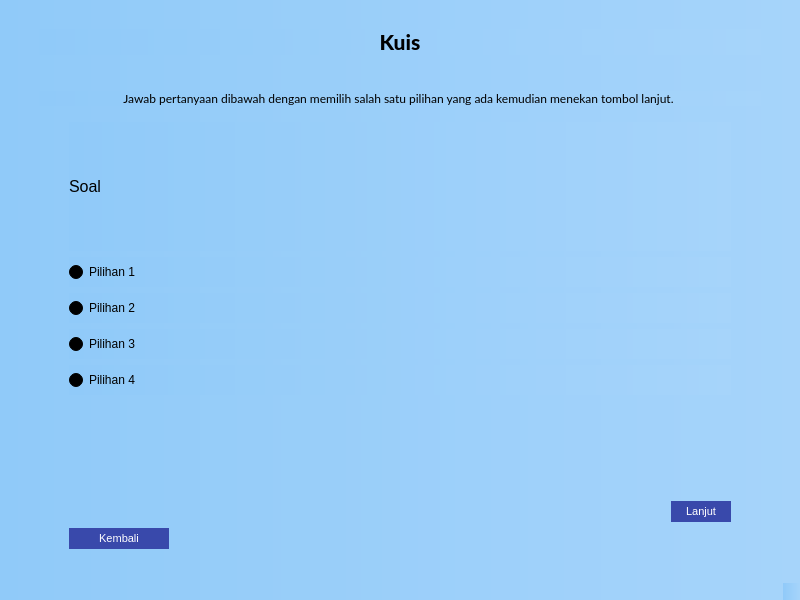
<?xml version="1.0" encoding="UTF-8"?>
<ui version="4.0">
 <class>hasil_detail</class>
 <widget class="QMainWindow" name="hasil_detail">
  <property name="geometry">
   <rect>
    <x>0</x>
    <y>0</y>
    <width>800</width>
    <height>600</height>
   </rect>
  </property>
  <property name="windowTitle">
   <string>Hasil Sniffing</string>
  </property>
  <property name="styleSheet">
   <string notr="true">background-color: qlineargradient(spread:pad, x1:0, y1:0, x2:1, y2:0, stop:0 #90caf9, stop:1 #a6d4fa);</string>
  </property>
  <widget class="QWidget" name="centralwidget">
   <layout class="QVBoxLayout" name="verticalLayout">
    <item>
     <layout class="QVBoxLayout" name="verticalLayout_2">
      <property name="leftMargin">
       <number>30</number>
      </property>
      <property name="topMargin">
       <number>20</number>
      </property>
      <property name="rightMargin">
       <number>30</number>
      </property>
      <item>
       <widget class="QLabel" name="label">
        <property name="sizePolicy">
         <sizepolicy hsizetype="Preferred" vsizetype="Fixed">
          <horstretch>0</horstretch>
          <verstretch>0</verstretch>
         </sizepolicy>
        </property>
        <property name="font">
         <font>
          <family>Lato Heavy</family>
          <pointsize>16</pointsize>
         </font>
        </property>
        <property name="text">
         <string>Kuis</string>
        </property>
        <property name="alignment">
         <set>Qt::AlignCenter</set>
        </property>
       </widget>
      </item>
      <item>
       <spacer name="verticalSpacer_2">
        <property name="orientation">
         <enum>Qt::Vertical</enum>
        </property>
        <property name="sizeType">
         <enum>QSizePolicy::Fixed</enum>
        </property>
        <property name="sizeHint" stdset="0">
         <size>
          <width>20</width>
          <height>30</height>
         </size>
        </property>
       </spacer>
      </item>
      <item>
       <widget class="QLabel" name="label_3">
        <property name="sizePolicy">
         <sizepolicy hsizetype="Preferred" vsizetype="Fixed">
          <horstretch>0</horstretch>
          <verstretch>0</verstretch>
         </sizepolicy>
        </property>
        <property name="font">
         <font>
          <family>Lato</family>
          <pointsize>9</pointsize>
         </font>
        </property>
        <property name="text">
         <string>Jawab pertanyaan dibawah dengan memilih salah satu pilihan yang ada kemudian menekan tombol lanjut. </string>
        </property>
        <property name="alignment">
         <set>Qt::AlignCenter</set>
        </property>
       </widget>
      </item>
      <item>
       <layout class="QVBoxLayout" name="verticalLayout_3">
        <property name="leftMargin">
         <number>30</number>
        </property>
        <property name="topMargin">
         <number>10</number>
        </property>
        <property name="rightMargin">
         <number>30</number>
        </property>
        <property name="bottomMargin">
         <number>20</number>
        </property>
        <item>
         <widget class="QLabel" name="soal_kuis">
          <property name="sizePolicy">
           <sizepolicy hsizetype="Preferred" vsizetype="Preferred">
            <horstretch>0</horstretch>
            <verstretch>0</verstretch>
           </sizepolicy>
          </property>
          <property name="minimumSize">
           <size>
            <width>0</width>
            <height>30</height>
           </size>
          </property>
          <property name="font">
           <font>
            <pointsize>12</pointsize>
           </font>
          </property>
          <property name="text">
           <string>Soal</string>
          </property>
         </widget>
        </item>
        <item>
         <widget class="QRadioButton" name="pilihan1">
          <property name="sizePolicy">
           <sizepolicy hsizetype="Minimum" vsizetype="Fixed">
            <horstretch>0</horstretch>
            <verstretch>0</verstretch>
           </sizepolicy>
          </property>
          <property name="minimumSize">
           <size>
            <width>0</width>
            <height>30</height>
           </size>
          </property>
          <property name="text">
           <string>Pilihan 1</string>
          </property>
         </widget>
        </item>
        <item>
         <widget class="QRadioButton" name="pilihan2">
          <property name="minimumSize">
           <size>
            <width>0</width>
            <height>30</height>
           </size>
          </property>
          <property name="text">
           <string>Pilihan 2</string>
          </property>
         </widget>
        </item>
        <item>
         <widget class="QRadioButton" name="pilihan3">
          <property name="minimumSize">
           <size>
            <width>0</width>
            <height>30</height>
           </size>
          </property>
          <property name="text">
           <string>Pilihan 3</string>
          </property>
         </widget>
        </item>
        <item>
         <widget class="QRadioButton" name="pilihan4">
          <property name="minimumSize">
           <size>
            <width>0</width>
            <height>30</height>
           </size>
          </property>
          <property name="text">
           <string>Pilihan 4</string>
          </property>
         </widget>
        </item>
        <item>
         <spacer name="verticalSpacer">
          <property name="orientation">
           <enum>Qt::Vertical</enum>
          </property>
          <property name="sizeType">
           <enum>QSizePolicy::Minimum</enum>
          </property>
          <property name="sizeHint" stdset="0">
           <size>
            <width>20</width>
            <height>100</height>
           </size>
          </property>
         </spacer>
        </item>
        <item>
         <layout class="QGridLayout" name="gridLayout">
          <item row="2" column="1">
           <spacer name="horizontalSpacer">
            <property name="orientation">
             <enum>Qt::Horizontal</enum>
            </property>
            <property name="sizeType">
             <enum>QSizePolicy::Expanding</enum>
            </property>
            <property name="sizeHint" stdset="0">
             <size>
              <width>50</width>
              <height>20</height>
             </size>
            </property>
           </spacer>
          </item>
          <item row="2" column="0">
           <widget class="QPushButton" name="kembaliBtn">
            <property name="minimumSize">
             <size>
              <width>100</width>
              <height>0</height>
             </size>
            </property>
            <property name="styleSheet">
             <string notr="true">padding: 4px 15px;
font-size: 11px;
text-align: center;
cursor: pointer;
outline: none;
color: #fff;
background-color: #3949AB;
border: none;
border-radius: 15px;
box-shadow: 0 9px #999;</string>
            </property>
            <property name="text">
             <string>Kembali</string>
            </property>
            <property name="icon">
             <iconset>
              <normaloff>resource/1x/Asset 2.png</normaloff>resource/1x/Asset 2.png</iconset>
            </property>
           </widget>
          </item>
          <item row="1" column="2">
           <widget class="QPushButton" name="lanjutBtn">
            <property name="styleSheet">
             <string notr="true">padding: 4px 15px;
font-size: 11px;
text-align: center;
cursor: pointer;
outline: none;
color: #fff;
background-color: #3949AB;
border: none;
border-radius: 15px;
box-shadow: 0 9px #999;</string>
            </property>
            <property name="text">
             <string>Lanjut</string>
            </property>
           </widget>
          </item>
         </layout>
        </item>
       </layout>
      </item>
     </layout>
    </item>
   </layout>
  </widget>
  <widget class="QMenuBar" name="menubar">
   <property name="geometry">
    <rect>
     <x>0</x>
     <y>0</y>
     <width>800</width>
     <height>21</height>
    </rect>
   </property>
  </widget>
  <widget class="QStatusBar" name="statusbar"/>
 </widget>
 <resources/>
 <connections/>
</ui>
